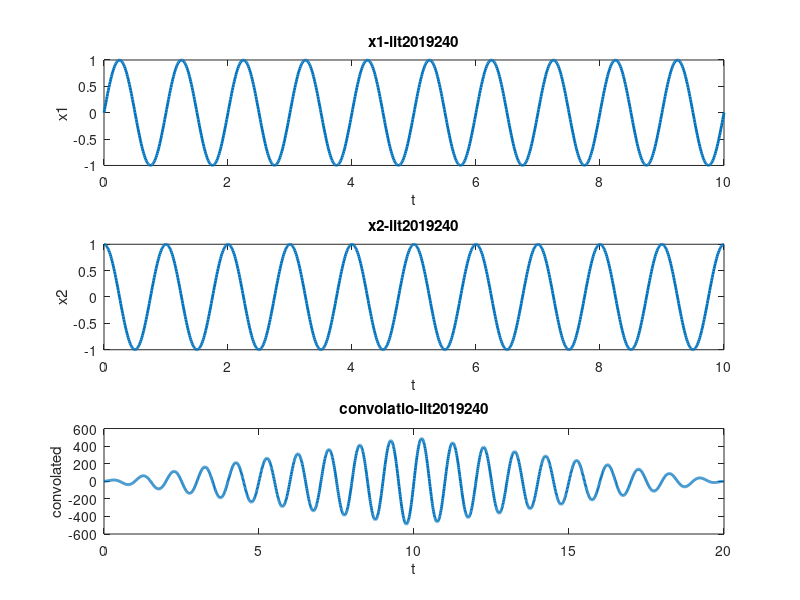

MATLAB code to generate this figure:
clc;
clear;
close all;
freq=1;
t=0:0.01:10;

x1=sin(2*pi*freq*t);
x2=cos(2*pi*freq*t);
y=conv(x1,x2);

subplot(3,1,1);
plot(t,x1,'LineWidth',2);
title('x1-iit2019240');
xlabel('t');
ylabel('x1');

subplot(3,1,2);
plot(t,x2,'LineWidth',2);
title('x2-iit2019240');
xlabel('t');
ylabel('x2');

t=0:0.01:20;

subplot(3,1,3);
plot(t,y,'LineWidth',2);
title('convolatio-iit2019240');
xlabel('t');
ylabel('convolated');